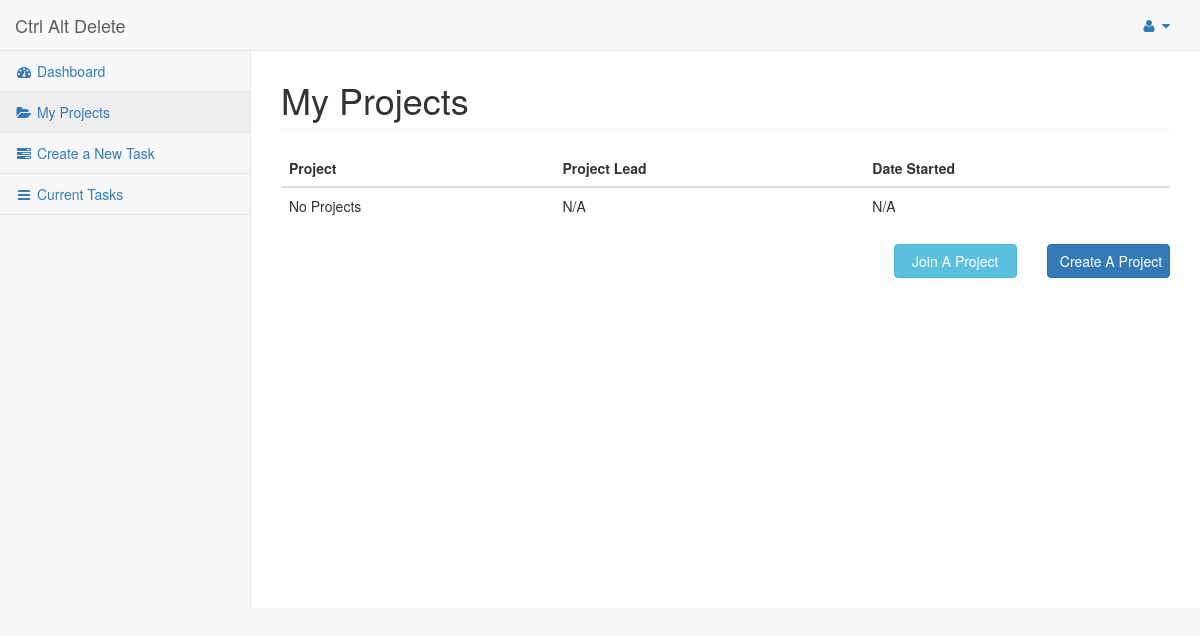
The page /pages/myProject.php (signed in) on the database as committed earlier.
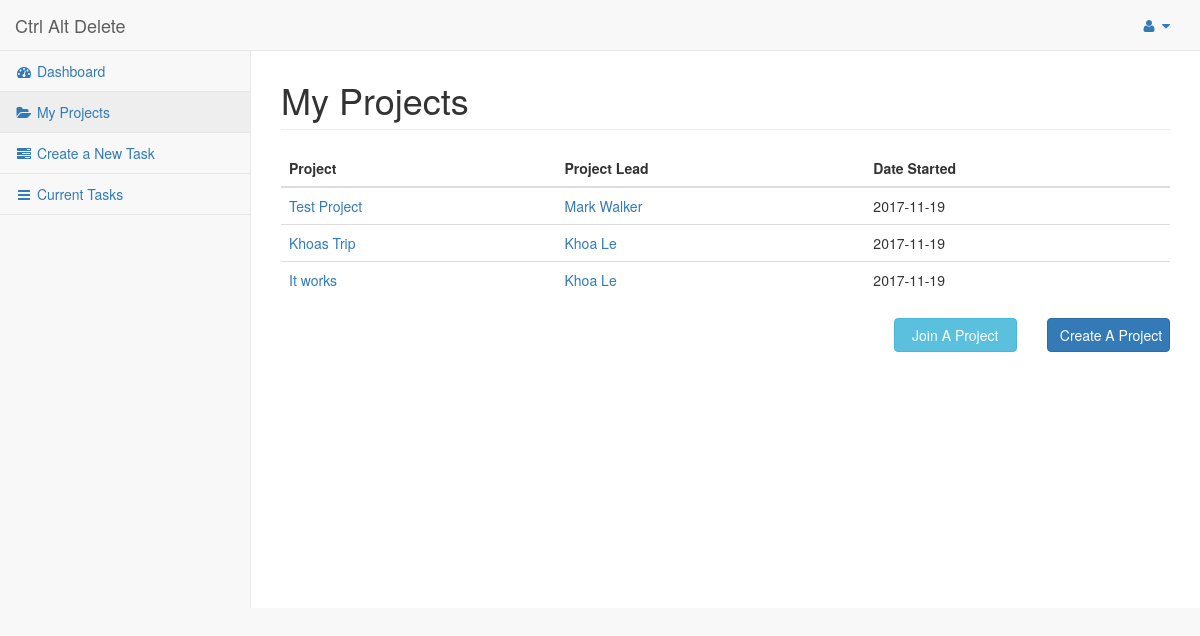
The same page on the database as committed later.
### tables this page shows
CREATE TABLE `belongto` (
  `username` varchar(45) NOT NULL,
  `projectID` int(11) NOT NULL,
  `permissions` int(11) NOT NULL
);

CREATE TABLE `projects` (
  `projectID` int(11) NOT NULL,
  `projectName` varchar(45) NOT NULL,
  `projectStart` date NOT NULL,
  `projectDescription` varchar(2000) NOT NULL,
  `projectKey` varchar(32) NOT NULL
);

CREATE TABLE `users` (
  `username` varchar(45) NOT NULL,
  `first` varchar(45) NOT NULL,
  `last` varchar(45) NOT NULL,
  `email` varchar(45) NOT NULL,
  `passhash` varchar(32) NOT NULL
);

### pages/myProject.php (the view, shortened to what this page needs)
<!DOCTYPE html>
<html lang="en">
<head>
    <link href="../vendor/bootstrap/css/bootstrap.min.css" rel="stylesheet">
    <link href="../vendor/metisMenu/metisMenu.min.css" rel="stylesheet">
    <link href="../dist/css/sb-admin-2.css" rel="stylesheet">
    <link href="../vendor/morrisjs/morris.css" rel="stylesheet">
    <link href="../vendor/font-awesome/css/font-awesome.min.css" rel="stylesheet" type="text/css">
    <link href="../customcss/custom.css" rel="stylesheet">
</head>
<body>
    <div id="wrapper">
        <nav class="navbar navbar-default navbar-static-top fixedtop" role="navigation" style="margin-bottom: 0">
            <div class="navbar-header">
                <a class="navbar-brand" href="index.php">Ctrl Alt Delete</a>
            </div>
            <ul class="nav navbar-top-links navbar-right">
                <li class="dropdown">
                    <a class="dropdown-toggle" data-toggle="dropdown" href="#">
                        <i class="fa fa-user fa-fw"></i> <i class="fa fa-caret-down"></i>
                    </a>
                </li>
            </ul>
            <div class="navbar-default sidebar fixed" role="navigation">
                <div class="sidebar-nav navbar-collapse">
                    <ul class="nav" id="side-menu">
                        <li>
                            <a href="index.php"><i class="fa fa-dashboard fa-fw"></i> Dashboard</a>
                        </li>
                        <li>
                            <a href="myProject.php"><i class="fa fa-folder-open fa-fw"></i> My Projects</a>
                        </li>
                        <li>
                            <a href="createTask.php"><i class="fa fa-tasks fa-fw"></i> Create a New Task</a>
                        </li>
                        <li>
                            <a href="currentTask.php"><i class="fa fa-bars fa-fw"></i> Current Tasks</a>
                        </li>
                    </ul>
                </div>
            </div>
        </nav>
        <br/>
        <br/>
        <div id="page-wrapper">
            <div class="row">
                <div class="col-lg-12">
                    <h1 class="page-header">My Projects</h1>
                </div>
            </div>
            <table class="table">
                <thead>
                    <tr>
                        <th>Project</th>
                        <th>Project Lead</th>
                        <th>Date Started</th>
                    </tr>
                </thead>
                <tbody>
                <?php
                    $user = $_SESSION['username'];
                    $connection = mysqli_connect("localhost", "root", "", "cen4020");
                    $results = mysqli_query($connection, "SELECT projectID FROM belongto WHERE username='$user'");
                    if (mysqli_num_rows($results) != 0)
                    {
                        while($row= mysqli_fetch_row($results))
                        {
                            $pid = $row[0];
                            $findUser = mysqli_query($connection, "SELECT username FROM belongto WHERE projectID=$pid AND permissions=1");
                            $leaderRow = mysqli_fetch_row($findUser);
                            $leaderUser = $leaderRow[0];
                            $findLeaderName= mysqli_query($connection, "SELECT first, last FROM users WHERE username='$leaderUser'");
                            $leaderRow = mysqli_fetch_row($findLeaderName);
                            $leaderFirst = $leaderRow[0];
                            $leaderLast = $leaderRow[1];
                            $findProjectInfo = mysqli_query($connection, "SELECT projectName, projectStart FROM projects WHERE projectID = '$pid'");
                            $projectRow = mysqli_fetch_row($findProjectInfo);
                            $pname = $projectRow[0];
                            $pdate = $projectRow[1];
                            echo "<tr>";
                            echo "<td>";
                            echo "<a href='viewProject.php?var=$pname'>$pname</a>";
                            echo "</td>";
                            echo "<td>";
                            echo "<a href='account.php'>$leaderFirst  $leaderLast</a>";
                            echo "</td>";
                            echo "<td>";
                            echo "$pdate";
                            echo "</td>";
                            echo "</tr>";
                        }
                    }
                    else
                    {
                        echo "<tr>";
                        echo "<td>";
                        echo "No Projects";
                        echo "</td>";
                        echo "<td>";
                        echo "N/A";
                        echo "</td>";
                        echo "<td>";
                        echo "N/A";
                        echo "</td>";
                        echo "</tr>";
                    }
                 ?>
                </tbody>
            </table>
            <div class="row">
                <div class="col-sm-offset-8 col-sm-2">
                    <a href="joinProject.php" type="submit" class="btn btn-info btn-block">Join A Project</a>
                </div>
                <div class="col-sm-2">
                    <a href="createProject.php" type="submit" class="btn btn-primary btn-block">Create A Project</a>
                </div>
            </div>
    </div>
</body>
</html>

### customcss/custom.css (style rules this page uses)
.fixedtop { position: fixed; width: 100%; left: 0; top: 0; z-index: 100; border-top: 0; }
.fixed { position: fixed; }

Rows that differ between the two databases and show on the page:
added belongto: projectID.projectName "Test Project", users.first "Mark", users.last "Walker", projectID.projectStart "2017-11-19"
added belongto: projectID.projectName "Khoas Trip", username.first "Khoa", username.last "Le", projectID.projectStart "2017-11-19"
added belongto: projectID.projectName "It works", username.first "Khoa", username.last "Le", projectID.projectStart "2017-11-19"
Other text that changed with them:
text no longer shown: "No Projects N/A N/A"
